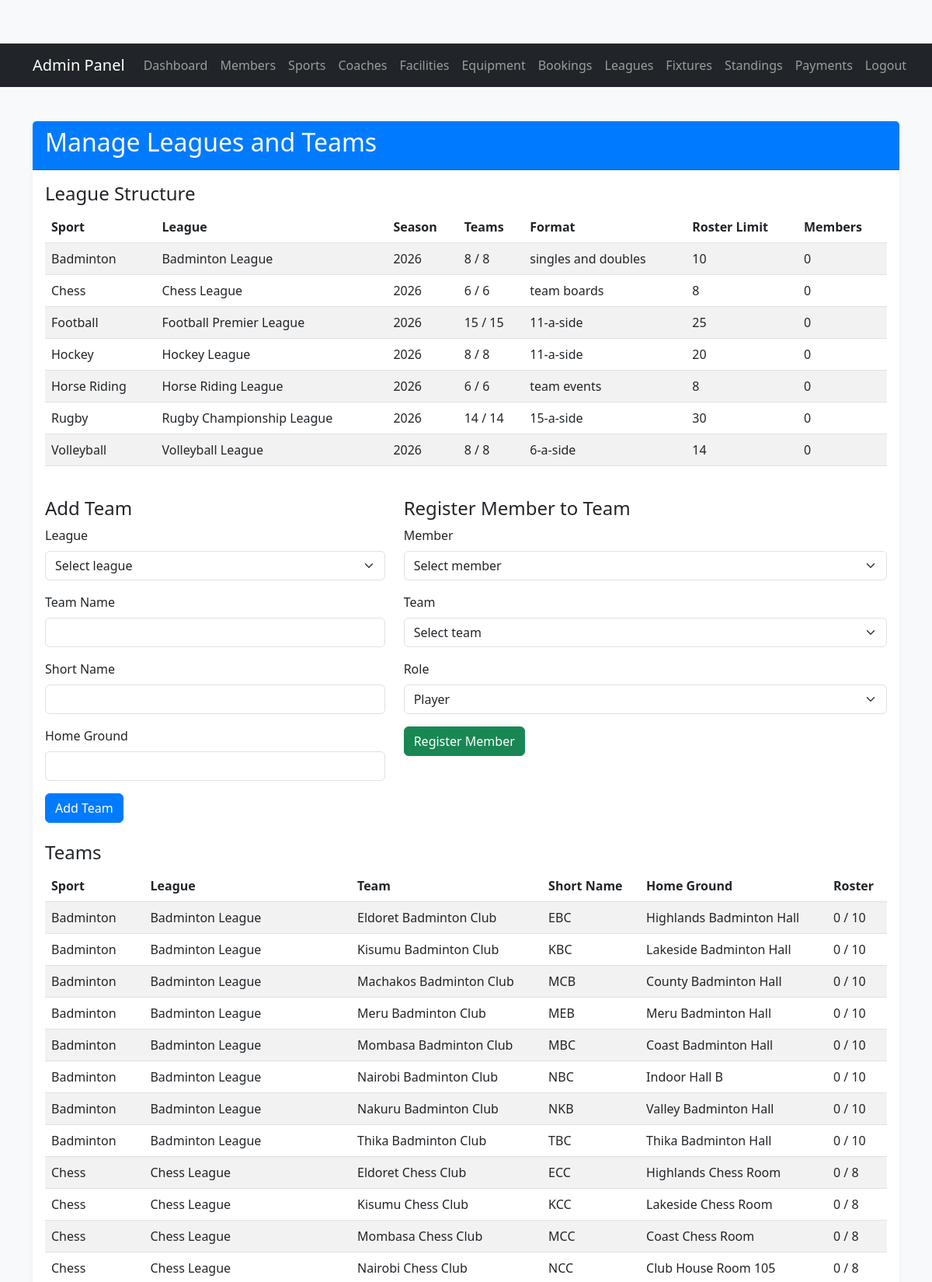
The page /admin/manage_leagues.php (signed in, upper part) on the database its author committed.
### tables this page shows
CREATE TABLE IF NOT EXISTS `leagues` (
    `league_id` INT AUTO_INCREMENT PRIMARY KEY,
    `sport_id` INT NOT NULL,
    `name` VARCHAR(120) NOT NULL,
    `season` VARCHAR(20) NOT NULL DEFAULT '2026',
    `team_limit` INT NOT NULL,
    `team_format` VARCHAR(80) NOT NULL,
    `max_players_per_team` INT NOT NULL DEFAULT 25,
    `description` TEXT,
    `status` VARCHAR(30) NOT NULL DEFAULT 'Active',
    `created_at` TIMESTAMP DEFAULT CURRENT_TIMESTAMP,
    UNIQUE KEY `uq_league_sport_name_season` (`sport_id`, `name`, `season`),
    KEY `idx_leagues_sport` (`sport_id`),
    CONSTRAINT `fk_leagues_sport`
        FOREIGN KEY (`sport_id`) REFERENCES `sports` (`sport_id`)
        ON DELETE CASCADE
);

CREATE TABLE IF NOT EXISTS `sports` (
    `sport_id` INT AUTO_INCREMENT PRIMARY KEY,
    `name` VARCHAR(100) NOT NULL UNIQUE,
    `description` TEXT
);

CREATE TABLE IF NOT EXISTS `teams` (
    `team_id` INT AUTO_INCREMENT PRIMARY KEY,
    `league_id` INT NOT NULL,
    `sport_id` INT NOT NULL,
    `name` VARCHAR(120) NOT NULL,
    `short_name` VARCHAR(30),
    `home_ground` VARCHAR(120),
    `coach_id` INT NULL,
    `status` VARCHAR(30) NOT NULL DEFAULT 'Active',
    `created_at` TIMESTAMP DEFAULT CURRENT_TIMESTAMP,
    UNIQUE KEY `uq_team_league_name` (`league_id`, `name`),
    KEY `idx_teams_league` (`league_id`),
    KEY `idx_teams_sport` (`sport_id`),
    KEY `idx_teams_coach` (`coach_id`),
    CONSTRAINT `fk_teams_league`
        FOREIGN KEY (`league_id`) REFERENCES `leagues` (`league_id`)
        ON DELETE CASCADE,
    CONSTRAINT `fk_teams_sport`
        FOREIGN KEY (`sport_id`) REFERENCES `sports` (`sport_id`)
        ON DELETE CASCADE,
    CONSTRAINT `fk_teams_coach`
        FOREIGN KEY (`coach_id`) REFERENCES `coaches` (`coach_id`)
        ON DELETE SET NULL
);

### admin/manage_leagues.php (the view, shortened to what this page needs)
<?php
include_once("../includes/admin_header.php");
require_once "../config/db_connect.php";
function e($value) {
    return htmlspecialchars((string) $value, ENT_QUOTES, 'UTF-8');
}
$leagues = [];
$sql = "SELECT l.league_id, l.name, l.season, l.team_limit, l.team_format, l.max_players_per_team,
               l.status, s.name AS sport_name,
               COUNT(DISTINCT t.team_id) AS team_count,
               COUNT(DISTINCT tm.membership_id) AS member_count
        FROM leagues l
        JOIN sports s ON s.sport_id = l.sport_id
        LEFT JOIN teams t ON t.league_id = l.league_id
        LEFT JOIN team_memberships tm ON tm.league_id = l.league_id
        GROUP BY l.league_id, l.name, l.season, l.team_limit, l.team_format,
                 l.max_players_per_team, l.status, s.name
        ORDER BY s.name, l.name";
if ($result = $conn->query($sql)) {
    while ($row = $result->fetch_assoc()) {
        $leagues[] = $row;
    }
}
$teams = [];
$sql = "SELECT t.team_id, t.name, t.short_name, t.home_ground, l.league_id, l.name AS league_name,
               l.team_limit, l.max_players_per_team, s.name AS sport_name,
               COUNT(tm.membership_id) AS player_count
        FROM teams t
        JOIN leagues l ON l.league_id = t.league_id
        JOIN sports s ON s.sport_id = t.sport_id
        LEFT JOIN team_memberships tm ON tm.team_id = t.team_id AND tm.status = 'Active'
        GROUP BY t.team_id, t.name, t.short_name, t.home_ground, l.league_id, l.name,
                 l.team_limit, l.max_players_per_team, s.name
        ORDER BY s.name, l.name, t.name";
if ($result = $conn->query($sql)) {
    while ($row = $result->fetch_assoc()) {
        $teams[] = $row;
    }
}
?>
<div class="row">
    <div class="col-md-12">
        <div class="card">
            <div class="card-header">
                <h2>Manage Leagues and Teams</h2>
            </div>
            <div class="card-body">
                <h4>League Structure</h4>
                <div class="table-responsive mb-4">
                    <table class="table table-striped table-hover">
                        <thead>
                            <tr>
                                <th>Sport</th>
                                <th>League</th>
                                <th>Season</th>
                                <th>Teams</th>
                                <th>Format</th>
                                <th>Roster Limit</th>
                                <th>Members</th>
                            </tr>
                        </thead>
                        <tbody>
                            <?php if (count($leagues) > 0): ?>
                                <?php foreach ($leagues as $league): ?>
                                    <tr>
                                        <td><?php echo e($league['sport_name']); ?></td>
                                        <td><?php echo e($league['name']); ?></td>
                                        <td><?php echo e($league['season']); ?></td>
                                        <td><?php echo e($league['team_count']); ?> / <?php echo e($league['team_limit']); ?></td>
                                        <td><?php echo e($league['team_format']); ?></td>
                                        <td><?php echo e($league['max_players_per_team']); ?></td>
                                        <td><?php echo e($league['member_count']); ?></td>
                                    </tr>
                                <?php endforeach; ?>
                            <?php else: ?>
                                <tr><td colspan="7">No leagues found. Run league_team_schema.sql to seed the league structure.</td></tr>
                            <?php endif; ?>
                        </tbody>
                    </table>
                </div>
                <div class="row">
                    <div class="col-md-5 mb-4">
                        <h4>Add Team</h4>
                        <form action="<?php echo e($_SERVER["PHP_SELF"]); ?>" method="post">
                            <div class="mb-3">
                                <label for="league_id" class="form-label">League</label>
                                <select name="league_id" id="league_id" class="form-select" required>
                                    <option value="">Select league</option>
                                </select>
                            </div>
                            <div class="mb-3">
                                <label for="team_name" class="form-label">Team Name</label>
                                <input type="text" name="team_name" id="team_name" class="form-control" required>
                            </div>
                            <div class="mb-3">
                                <label for="short_name" class="form-label">Short Name</label>
                                <input type="text" name="short_name" id="short_name" class="form-control" maxlength="30">
                            </div>
                            <div class="mb-3">
                                <label for="home_ground" class="form-label">Home Ground</label>
                                <input type="text" name="home_ground" id="home_ground" class="form-control">
                            </div>
                            <button type="submit" class="btn btn-primary">Add Team</button>
                        </form>
                    </div>
                    <div class="col-md-7 mb-4">
                        <h4>Register Member to Team</h4>
                        <form action="<?php echo e($_SERVER["PHP_SELF"]); ?>" method="post">
                            <div class="mb-3">
                                <label for="member_id" class="form-label">Member</label>
                                <select name="member_id" id="member_id" class="form-select" required>
                                    <option value="">Select member</option>
                                </select>
                            </div>
                            <div class="mb-3">
                                <label for="team_id" class="form-label">Team</label>
                                <select name="team_id" id="team_id" class="form-select" required>
                                    <option value="">Select team</option>
                                </select>
                            </div>
                            <div class="mb-3">
                                <label for="role" class="form-label">Role</label>
                                <select name="role" id="role" class="form-select">
                                    <option value="Player">Player</option>
                                </select>
                            </div>
                            <button type="submit" class="btn btn-success">Register Member</button>
                        </form>
                    </div>
                </div>
                <h4>Teams</h4>
                <div class="table-responsive mb-4">
                    <table class="table table-striped table-hover">
                        <thead>
                            <tr>
                                <th>Sport</th>
                                <th>League</th>
                                <th>Team</th>
                                <th>Short Name</th>
                                <th>Home Ground</th>
                                <th>Roster</th>
                            </tr>
                        </thead>
                        <tbody>
                            <?php if (count($teams) > 0): ?>
                                <?php foreach ($teams as $team): ?>
                                    <tr>
                                        <td><?php echo e($team['sport_name']); ?></td>
                                        <td><?php echo e($team['league_name']); ?></td>
                                        <td><?php echo e($team['name']); ?></td>
                                        <td><?php echo e($team['short_name']); ?></td>
                                        <td><?php echo e($team['home_ground']); ?></td>
                                        <td><?php echo e($team['player_count']); ?> / <?php echo e($team['max_players_per_team']); ?></td>
                                    </tr>
                                <?php endforeach; ?>
                            <?php else: ?>
                                <tr><td colspan="6">No teams found.</td></tr>
                            <?php endif; ?>
                        </tbody>
                    </table>
                </div>
            </div>
        </div>
    </div>
</div>
<?php
include_once("../includes/footer.php");
?>

### public/css/style.css (style rules this page uses)
body { padding-top: 56px; background-color: #f8f9fa; }
.card { margin-top: 20px; border: none; box-shadow: 0 4px 8px rgba(0,0,0,.05); }
.card-header { background-color: #007bff; color: white; font-weight: bold; }
.btn-primary { background-color: #007bff; border-color: #007bff; }

### rows shown on the page
leagues: sport.name "Badminton", name "Badminton League", season "2026", team_count "8", team_limit "8", team_format "singles and doubles", max_players_per_team "10", member_count "0"
leagues: sport.name "Chess", name "Chess League", season "2026", team_count "6", team_limit "6", team_format "team boards", max_players_per_team "8", member_count "0"
leagues: sport.name "Football", name "Football Premier League", season "2026", team_count "15", team_limit "15", team_format "11-a-side", max_players_per_team "25", member_count "0"
leagues: sport.name "Hockey", name "Hockey League", season "2026", team_count "8", team_limit "8", team_format "11-a-side", max_players_per_team "20", member_count "0"
leagues: sport.name "Horse Riding", name "Horse Riding League", season "2026", team_count "6", team_limit "6", team_format "team events", max_players_per_team "8", member_count "0"
leagues: sport.name "Rugby", name "Rugby Championship League", season "2026", team_count "14", team_limit "14", team_format "15-a-side", max_players_per_team "30", member_count "0"
leagues: sport.name "Volleyball", name "Volleyball League", season "2026", team_count "8", team_limit "8", team_format "6-a-side", max_players_per_team "14", member_count "0"
teams: sport.name "Badminton", league.name "Badminton League", name "Eldoret Badminton Club", short_name "EBC", home_ground "Highlands Badminton Hall", player_count "0", league.max_players_per_team "10"
teams: sport.name "Badminton", league.name "Badminton League", name "Kisumu Badminton Club", short_name "KBC", home_ground "Lakeside Badminton Hall", player_count "0", league.max_players_per_team "10"
teams: sport.name "Badminton", league.name "Badminton League", name "Machakos Badminton Club", short_name "MCB", home_ground "County Badminton Hall", player_count "0", league.max_players_per_team "10"
teams: sport.name "Badminton", league.name "Badminton League", name "Meru Badminton Club", short_name "MEB", home_ground "Meru Badminton Hall", player_count "0", league.max_players_per_team "10"
teams: sport.name "Badminton", league.name "Badminton League", name "Mombasa Badminton Club", short_name "MBC", home_ground "Coast Badminton Hall", player_count "0", league.max_players_per_team "10"
teams: sport.name "Badminton", league.name "Badminton League", name "Nairobi Badminton Club", short_name "NBC", home_ground "Indoor Hall B", player_count "0", league.max_players_per_team "10"
teams: sport.name "Badminton", league.name "Badminton League", name "Nakuru Badminton Club", short_name "NKB", home_ground "Valley Badminton Hall", player_count "0", league.max_players_per_team "10"
teams: sport.name "Badminton", league.name "Badminton League", name "Thika Badminton Club", short_name "TBC", home_ground "Thika Badminton Hall", player_count "0", league.max_players_per_team "10"
teams: sport.name "Chess", league.name "Chess League", name "Eldoret Chess Club", short_name "ECC", home_ground "Highlands Chess Room", player_count "0", league.max_players_per_team "8"
teams: sport.name "Chess", league.name "Chess League", name "Kisumu Chess Club", short_name "KCC", home_ground "Lakeside Chess Room", player_count "0", league.max_players_per_team "8"
teams: sport.name "Chess", league.name "Chess League", name "Mombasa Chess Club", short_name "MCC", home_ground "Coast Chess Room", player_count "0", league.max_players_per_team "8"
teams: sport.name "Chess", league.name "Chess League", name "Nairobi Chess Club", short_name "NCC", home_ground "Club House Room 105", player_count "0", league.max_players_per_team "8"
